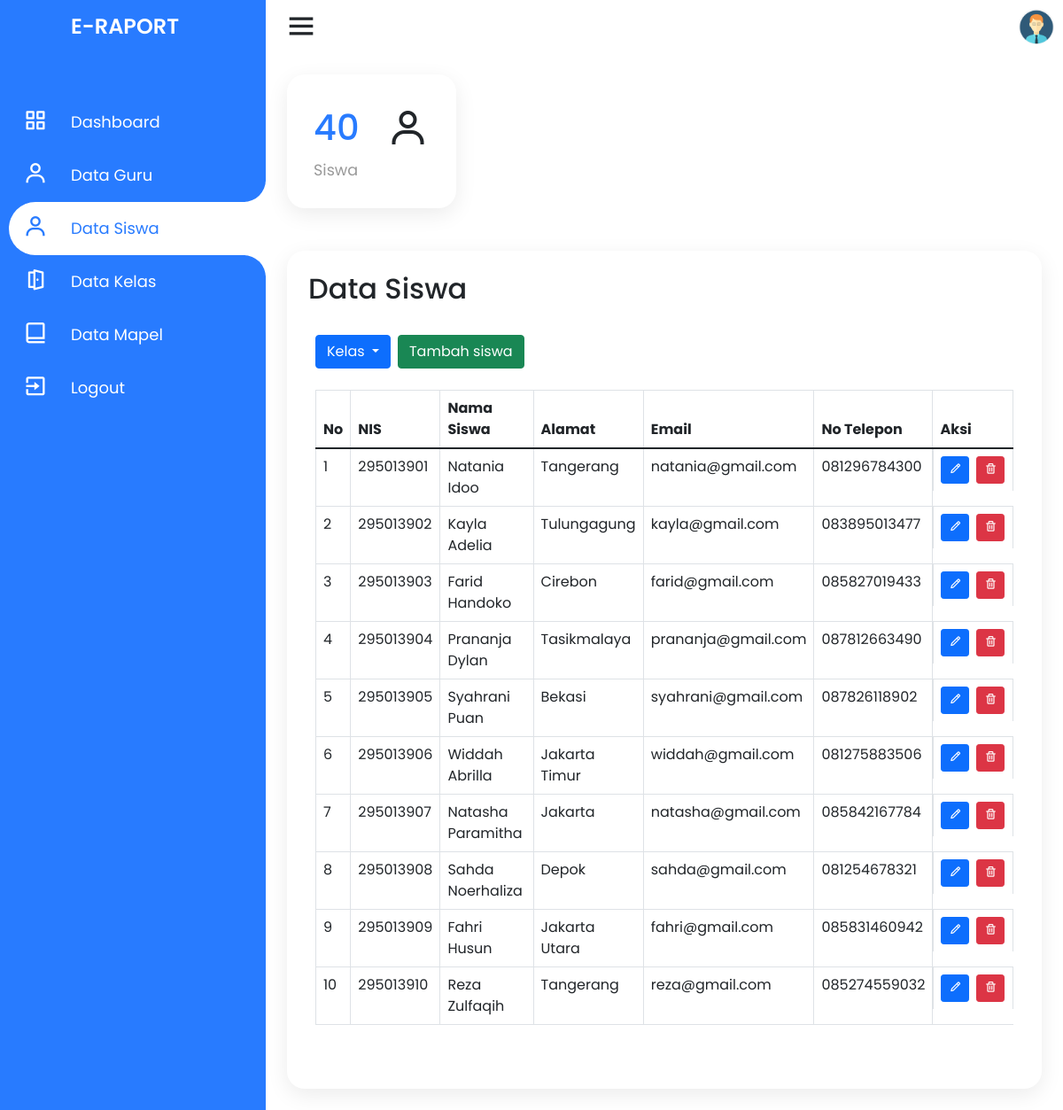
Page /admin/data-siswa.php (signed in) on the committed database.
### tables this page shows
CREATE TABLE `siswa` (
  `nis` varchar(11) NOT NULL,
  `nama_siswa` varchar(50) NOT NULL,
  `jenis_kelamin` enum('Laki-laki','Perempuan') NOT NULL,
  `alamat` text NOT NULL,
  `email` varchar(50) NOT NULL,
  `no_telp` varchar(14) NOT NULL,
  `agama` enum('Islam','Kristen','Katolik','Hindu','Buddha','Konghuchu') NOT NULL,
  `id_kelas` int(11) NOT NULL,
  `tanggal_lahir` date NOT NULL,
  `password` varchar(255) NOT NULL
);

### admin/data-siswa.php (the view, shortened to what this page needs)
<?php
require_once dirname(__FILE__) . '/../model/siswa.php';
$login_as = $_SESSION['login_as'];
if (!isset($_GET['p'])) {
    $page_no = 1;
} else {
    $page_no = $_GET['p'];
}
if (!isset($_GET['kls'])) {
    $kelas_id = 1;
} else {
    $kelas_id = $_GET['kls'];
}
$records_per_page = 30;
$offset = ($page_no - 1) * $records_per_page;
?>
<!DOCTYPE html>
<html lang="en" dir="ltr">
<head>
    <link rel="stylesheet" href="style.css">
    <link href='https://unpkg.com/boxicons@2.0.7/css/boxicons.min.css' rel='stylesheet'>
    <link href="https://cdn.jsdelivr.net/npm/bootstrap@5.1.3/dist/css/bootstrap.min.css" rel="stylesheet">
    <link rel="stylesheet" href="../assets/css/style.css">
</head>
<body>
    <div class="container">
        <div class="navigation">
            <ul>
                <li>
                    <a href="#">
                        <span class="icon"></span>
                        <h1 class="title">E-Raport</h1>
                    </a>
                </li>
                <li>
                    <a href="../index">
                        <span class="icon"><i class='bx bx-grid-alt'></i></span>
                        <span class="title">Dashboard</span>
                    </a>
                </li>
                <li>
                    <a href="data-guru">
                        <span class="icon"><i class='bx bx-user'></i></span>
                        <span class="title">Data Guru</span>
                    </a>
                </li>
                <li class="hovered">
                    <a href="data-siswa">
                        <span class="icon"><i class='bx bx-user'></i></span>
                        <span class="title">Data Siswa</span>
                    </a>
                </li>
                <li>
                    <a href="data-kelas">
                        <span class="icon"><i class='bx bx-door-open'></i></span>
                        <span class="title">Data Kelas</span>
                    </a>
                </li>
                <li>
                    <a href="data-mapel">
                        <span class="icon"><i class='bx bx-book-alt'></i></span>
                        <span class="title">Data Mapel</span>
                    </a>
                </li>
                <li>
                    <a href="../logout">
                        <span class="icon"><i class='bx bx-exit'></i></span>
                        <span class="title">Logout</span>
                    </a>
                </li>
            </ul>
        </div>
    </div>
    <div class="main">
        <div class="topbar">
            <div class="toggle">
                <i class='bx bx-menu'></i>
            </div>
            <div class="user">
                <?php
                if ($login_as == "siswa") {
                    $pp = "../assets/img/pp/std.png";
                } elseif ($login_as == "guru") {
                    $pp = "../assets/img/pp/guru.png";
                } elseif ($login_as == "admin") {
                    $pp = "../assets/img/pp/admin.png";
                }
                ?>
                <img src="<?php echo $pp; ?>" alt="user">
            </div>
        </div>
        <div class="cardBox">
            <div class="card">
                <div>
                    <?php
                    $result_siswa = $conn->query("SELECT * FROM siswa LIMIT $records_per_page OFFSET $offset");
                    if ($result_siswa && $result_siswa->num_rows > 0) {
                        $result_jml = $conn->query("SELECT COUNT(*) AS total_siswa FROM siswa");
                        $jml = $result_jml->fetch_assoc();
                        echo "<div class='numbers'>${jml['total_siswa']}</div>";
                    }
                    ?>
                    <div class="cardName">Siswa</div>
                </div>
                <div class="iconBx">
                    <i class='bx bx-user'></i>
                </div>
            </div>
        </div>
        <div class="konten">
            <h2 class="konten_title">
                Data Siswa
            </h2>
            <div class="konten_isi">
                <div class="konten_pengaturan">
                    <div class="dropdown">
                        <a class="btn btn-primary dropdown-toggle" href="#" role="button" id="dropdownMenuLink" data-bs-toggle="dropdown" aria-expanded="false">
                            Kelas
                        </a>
                    </div>
                    <a href="tambah-data-siswa"><button type="button" class="btn btn-success">Tambah
                            siswa</button></a>
                </div>
                <div class="konten_table table-responsive">
                    <table class="table table-bordered">
                        <thead>
                            <tr>
                                <th>No</th>
                                <th>NIS</th>
                                <th>Nama Siswa</th>
                                <th>Alamat</th>
                                <th>Email</th>
                                <th>No Telepon</th>
                                <th>Aksi</th>
                            </tr>
                        </thead>
                        <tbody>
                            <?php
                            $result_siswa = $conn->query("SELECT * FROM siswa WHERE id_kelas = $kelas_id LIMIT $records_per_page OFFSET $offset");
                            if ($result_siswa && $result_siswa->num_rows > 0) {
                                $no = 1;
                                while ($row = $result_siswa->fetch_assoc()) {
                                    echo "
                                <tr>
                                    <td>$no</td>
                                    <td>${row['nis']}</td>
                                    <td>${row['nama_siswa']}</td>
                                    <td>${row['alamat']}</td>
                                    <td>${row['email']}</td>
                                    <td>${row['no_telp']}</td>
                                    <td class='aksi'>
                                       <a href='ubah-data-siswa?nis={$row['nis']}' class='btn btn-primary btn-sm' title='Ubah'><i class='bx bx-pencil'></i></a>
                                    <button type='button' class='btn btn-danger btn-sm' data-bs-toggle='modal' data-bs-target='#modalHapus' data-url='hapus-data-siswa?nis={$row['nis']}'>
                                        <i class='bx bx-trash'></i>
                                    </button>
                                    </td>
                                </tr>
                                ";
                                    $no++;
                                }
                            }
                            ?>
                        </tbody>
                    </table>
                </div>
            </div>
        </div>
    </div>
</body>
</html>

### assets/css/style.css (style rules this page uses)
* { margin: 0; padding: 0; box-sizing: border-box; font-family: 'Poppins', sans-serif; }
dl, ol, ul { padding: 0; margin: 0; }
:root { --blue: #287bff; --white: #fff; --grey: #f5f5f5; --black1: #222; --black2: #999; --pad-sm: 8px; --pad-md: 16px; --pad-lg: 24px; --pad-xl: 32px; --pad-xxl: 64px; }
body { min-height: 100vh; overflow-x: hidden; }
.container { position: relative; width: 100%; max-width: none; }
.navigation { left: 0; position: fixed; width: 300px; height: 100%; background: var(--blue); border-left: 10px solid var(--blue); transition: .5s; overflow: hidden; padding: 0; margin: 0; }
.navigation ul { position: absolute; top: 0; left: 0; width: 100%; }
.navigation ul li { position: relative; width: 100%; list-style: none; border-top-left-radius: 30px; border-bottom-left-radius: 30px; }
.navigation ul li:hover, .navigation ul li.hovered { background: var(--white); }
.navigation ul li:nth-child(1) { margin-bottom: 40px; pointer-events: none; }
.navigation ul li a { position: relative; display: block; width: 100%; display: flex; text-decoration: none; color: var(--white); }
.navigation ul li:hover a, .navigation ul li.hovered a { color: var(--blue); }
.navigation ul li a .icon { position: relative; display: block; min-width: 60px; height: 60px; line-height: 70px; text-align: center; }
.navigation ul li a .icon .bx { font-size: 1.75em; }
.navigation ul li a .title { position: relative; display: block; padding: 0 10px; height: 60px; line-height: 60px; text-align: start; white-space: nowrap; font-size: 18px; }
.navigation ul li h1 { text-transform: uppercase; font-weight: 600; font-size: 24px !important; }
.navigation ul li:hover a::before, .navigation ul li.hovered a::before { content: ''; position: absolute; right: 0; top: -50px; width: 50px; height: 50px; border-radius: 50%; box-shadow: 35px 35px 0 10px var(--white); pointer-events: none; }
.navigation ul li:hover a::after, .navigation ul li.hovered a::after { content: ''; position: absolute; right: 0; bottom: -50px; width: 50px; height: 50px; border-radius: 50%; box-shadow: 35px -35px 0 10px var(--white); pointer-events: none; }
.main { position: absolute; width: calc(100% - 300px); left: 300px; min-height: 100vh; background: var(--white); transition: .5s; }
.topbar { width: 100%; height: 60px; display: flex; justify-content: space-between; align-items: center; padding: 0 10px; }
.toggle { position: relative; width: 60px; height: 60px; display: flex; justify-content: center; align-items: center; font-size: 2.5em; cursor: pointer; }
.user { position: relative; width: 40px; height: 40px; border-radius: 50%; overflow: hidden; cursor: pointer; }
.user img { position: absolute; top: 0; left: 0; width: 100%; height: auto; object-fit: cover; }
.cardBox { position: relative; width: 100%; padding: var(--pad-lg); display: grid; grid-template-columns: repeat(4, 1fr); grid-gap: 30px; }
.cardBox .card { position: relative; background: var(--white); padding: 30px; border-radius: 20px; display: flex; justify-content: space-between; box-shadow: 0 7px 25px rgba(0, 0, 0, 0.08); flex-direction: unset; border: none; cursor: pointer; transition: .2s; }
.cardBox .card .numbers { position: relative; font-weight: 500; font-size: 2.5em; color: var(--blue); }
.cardBox .card .cardName { color: var(--black2); font-size: 1.1em; margin-top: 5px; }
.cardBox .card .iconBx { font-size: 3em; columns: var(--black2); }
.konten { display: block; padding: var(--pad-lg); margin: var(--pad-lg); position: relative; background: var(--white); border-radius: 20px; box-shadow: 0 7px 25px rgba(0, 0, 0, 0.08); border: none; overflow: hidden; }
.konten .konten_isi { overflow: hidden; padding: var(--pad-sm); }
.konten .konten_title, .konten .konten_isi .konten_pengaturan, .konten .konten_isi .konten_table, .konten .konten_isi .konten_nav { margin-bottom: var(--pad-lg); }
.konten .konten_isi .konten_pengaturan { display: flex; flex-wrap: wrap; align-items: center; }
.konten .konten_isi .dropdown, .konten .konten_isi .konten_table table .aksi a { margin-right: var(--pad-sm); }
.konten .konten_isi .konten_table table .aksi { display: flex; justify-content: center; }
.konten .konten_isi .konten_table table tbody td button { text-align: center; }

### rows in the picture
siswa: nis "295013901", nama_siswa "Natania Idoo", alamat "Tangerang", email "natania@gmail.com", no_telp "081296784300"
siswa: nis "295013902", nama_siswa "Kayla Adelia", alamat "Tulungagung", email "kayla@gmail.com", no_telp "083895013477"
siswa: nis "295013903", nama_siswa "Farid Handoko", alamat "Cirebon", email "farid@gmail.com", no_telp "085827019433"
siswa: nis "295013904", nama_siswa "Prananja Dylan", alamat "Tasikmalaya", email "prananja@gmail.com", no_telp "087812663490"
siswa: nis "295013905", nama_siswa "Syahrani Puan", alamat "Bekasi", email "syahrani@gmail.com", no_telp "087826118902"
siswa: nis "295013906", nama_siswa "Widdah Abrilla", alamat "Jakarta Timur", email "widdah@gmail.com", no_telp "081275883506"
siswa: nis "295013907", nama_siswa "Natasha Paramitha", alamat "Jakarta", email "natasha@gmail.com", no_telp "085842167784"
siswa: nis "295013908", nama_siswa "Sahda Noerhaliza", alamat "Depok", email "sahda@gmail.com", no_telp "081254678321"
siswa: nis "295013909", nama_siswa "Fahri Husun", alamat "Jakarta Utara", email "fahri@gmail.com", no_telp "085831460942"
siswa: nis "295013910", nama_siswa "Reza Zulfaqih", alamat "Tangerang", email "reza@gmail.com", no_telp "085274559032"

### other values in the picture
jml['total_siswa'] "40"
